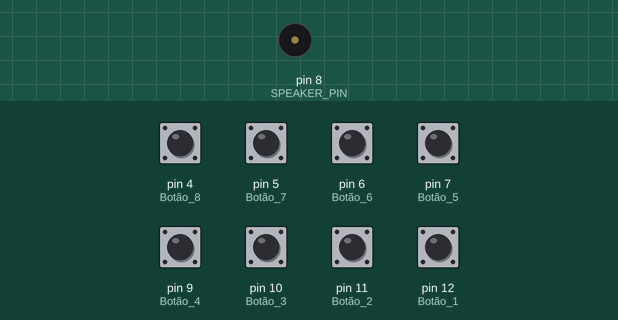
Simulated run of this sketch. Board: Arduino Uno, built with avr-gcc and run on an emulated ATmega328P. Shown: buzzer (waves = sounding). The test bench sets the inputs (shaded band); at power-on: pin 4 (Botão_8), pin 5 (Botão_7), pin 6 (Botão_6), pin 7 (Botão_5), pin 9 (Botão_4), pin 10 (Botão_3), pin 11 (Botão_2), pin 12 (Botão_1) HIGH.

Above: at 1.2 s.
1.3 s: pin 4 (Botão_8) pulled LOW for 0.15 s
At 1.37 s:
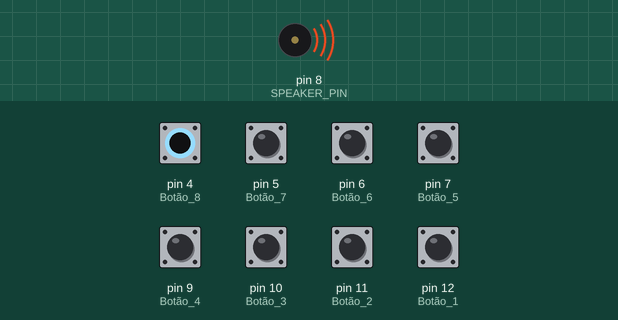
Timing chart, 0 to 4.3 s (numbered marks = the images above; inputs shaded):
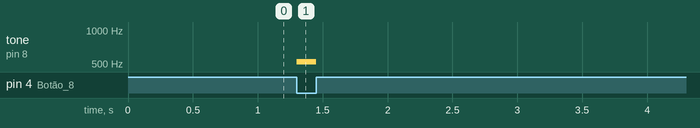

The sketch:

mini-piano.ino
```cpp
#define SPEAKER_PIN 8

// Frequências das notas musicais (em Hz)
#define NOTE_C4  262  // Dó (C4)
#define NOTE_D4  294  // Ré (D4)
#define NOTE_E4  330  // Mi (E4)
#define NOTE_F4  349  // Fá (F4)
#define NOTE_G4  392  // Sol (G4)
#define NOTE_A4  440  // Lá (A4)
#define NOTE_B4  494  // Si (B4)
#define NOTE_C5  523  // Dó (C5)

void setup() {
  pinMode(12, INPUT_PULLUP);  // Botão 1
  pinMode(11, INPUT_PULLUP);  // Botão 2
  pinMode(10, INPUT_PULLUP);  // Botão 3
  pinMode(9, INPUT_PULLUP);   // Botão 4
  pinMode(7, INPUT_PULLUP);   // Botão 5
  pinMode(6, INPUT_PULLUP);   // Botão 6
  pinMode(5, INPUT_PULLUP);   // Botão 7
  pinMode(4, INPUT_PULLUP);   // Botão 8
  pinMode(SPEAKER_PIN, OUTPUT);
}

void loop() {
  if (digitalRead(12) == LOW) {
    tone(SPEAKER_PIN, NOTE_C4);  // Toca a nota C4
  } else if (digitalRead(11) == LOW) {
    tone(SPEAKER_PIN, NOTE_D4);  // Toca a nota D4
  } else if (digitalRead(10) == LOW) {
    tone(SPEAKER_PIN, NOTE_E4);  // Toca a nota E4
  } else if (digitalRead(9) == LOW) {
    tone(SPEAKER_PIN, NOTE_F4);  // Toca a nota F4
  } else if (digitalRead(7) == LOW) {
    tone(SPEAKER_PIN, NOTE_G4);  // Toca a nota G4
  } else if (digitalRead(6) == LOW) {
    tone(SPEAKER_PIN, NOTE_A4);  // Toca a nota A4
  } else if (digitalRead(5) == LOW) {
    tone(SPEAKER_PIN, NOTE_B4);  // Toca a nota B4
  } else if (digitalRead(4) == LOW) {
    tone(SPEAKER_PIN, NOTE_C5);  // Toca a nota C5
  } else {
    noTone(SPEAKER_PIN);  // Para de tocar se nenhum botão estiver pressionado
  }
}
```

Measured:
- after the input at 1.3 s, tone on pin 8 (SPEAKER_PIN): silent → 523 Hz at once, → silent 0.15 s later
